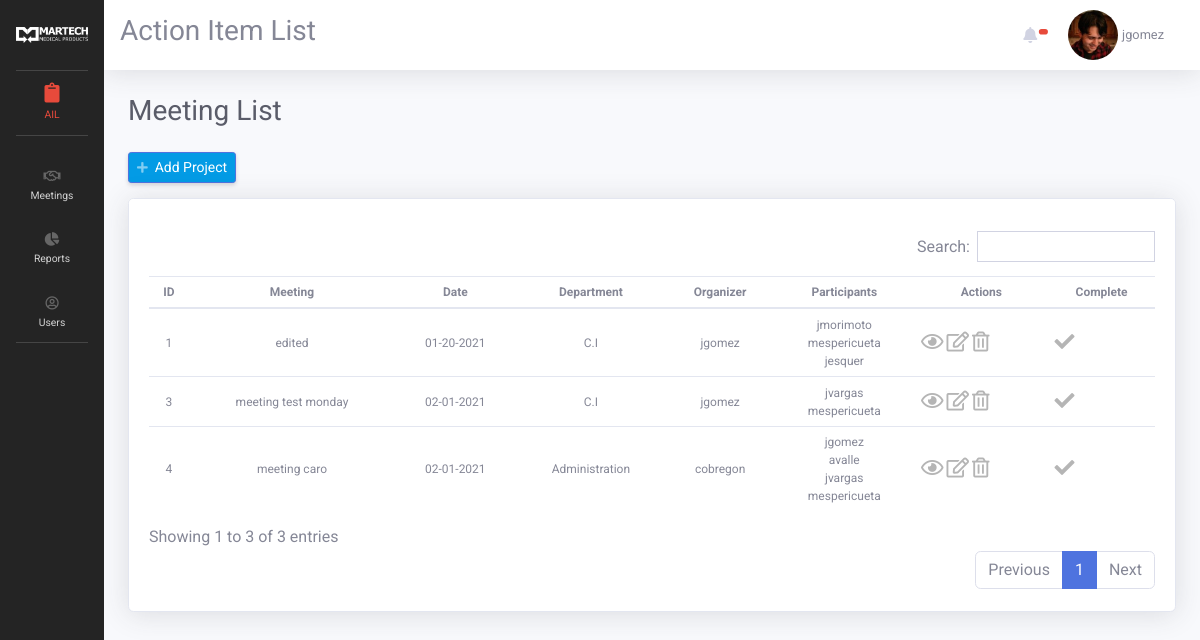
Screenshot of /ailApp/index.php?page=meeting_list (signed in) with the database file from the repository.
### tables this page shows
CREATE TABLE `meetings` (
  `meeting_id` int(11) NOT NULL,
  `meeting_department_id` int(11) NOT NULL,
  `meeting_name` varchar(255) NOT NULL,
  `meeting_date` date NOT NULL,
  `meeting_active` int(1) NOT NULL DEFAULT 1,
  `meeting_complete` int(1) NOT NULL,
  `meeting_user_id` int(11) NOT NULL
);

CREATE TABLE `departments` (
  `department_id` int(11) NOT NULL,
  `department_name` varchar(255) NOT NULL,
  `department_active` int(1) NOT NULL DEFAULT 1
);

CREATE TABLE `users` (
  `user_id` int(11) NOT NULL COMMENT 'auto incrementing user_id of each user, unique index',
  `user_name` varchar(64) NOT NULL COMMENT 'user''s name, unique',
  `user_password_hash` varchar(255) NOT NULL COMMENT 'user''s password in salted and hashed format',
  `user_email` varchar(64) NOT NULL COMMENT 'user''s email, unique',
  `user_first_name` varchar(255) DEFAULT NULL,
  `user_last_name` varchar(255) DEFAULT NULL,
  `user_employee_number` varchar(255) DEFAULT NULL,
  `user_department` int(11) NOT NULL,
  `user_date` datetime DEFAULT NULL,
  `user_last_update` timestamp NOT NULL DEFAULT current_timestamp() ON UPDATE current_timestamp(),
  `user_phone` varchar(25) DEFAULT NULL,
  `user_areacode` varchar(5) DEFAULT NULL,
  `user_level` int(1) NOT NULL DEFAULT 0,
  `user_image` varchar(255) NOT NULL DEFAULT 'uploads/user_img/noimage.png',
  `user_locked` int(1) NOT NULL DEFAULT 0,
  `user_suspend` int(1) NOT NULL DEFAULT 0,
  `user_active` int(1) NOT NULL DEFAULT 1
);

CREATE TABLE `meeting_attendees` (
  `meeting_attendee_id` int(11) NOT NULL,
  `m_a_meeting_id` int(11) NOT NULL,
  `meeting_user_id` int(11) NOT NULL
);

### ailApp/views/pages/meetings/meeting_list.php (the view, shortened to what this page needs)
<h1 class="h3 mb-4 text-gray-800">Meeting List</h1>
<div style="margin-bottom:15px;">
    <a  href="index.php?page=meeting_add" id="add-newuser" class="d-none d-sm-inline-block btn btn-sm btn-primary shadow-sm" ><i class="fas fa-plus fa-sm text-white-50"></i>&nbsp;&nbsp;Add Project</a>
</div>
<div class="card shadow mb-4">
    <div class="card-header py-3">
    </div>
        <div class="card-body">
            <div style="margin-top:-20px;" class="table-responsive">
            <table  style="font-size: 14px; vertical-align:middle; " class="table  order-column " id="dataTableExcel" width="100%" cellspacing="0">
                <thead style="text-align:center;">
                <tr>
                    <th>ID</th>
                    <th>Meeting</th>
                    <th>Date</th>
                    <th>Department</th>
                    <th>Organizer</th>
                    <th>Participants</th>
                    <th>Actions</th>
                    <th>Complete</th>
                </tr>
                </thead>
                <tbody>
                    <?php
                    if($_SESSION['quatroapp_user_level'] >= 1)
                    {
                        $query = "SELECT * FROM meetings
                        LEFT JOIN departments ON meetings.meeting_department_id = departments.department_id
                        LEFT JOIN users as owner ON meetings.meeting_user_id = owner.user_id
                        WHERE meeting_active = 1 ";
                    }
                    $result = mysqli_query($connection, $query);
                    while($row = mysqli_fetch_array($result)):
                    ?>
                        <tr>
                            <td style="text-align: center;"><?php echo $row['meeting_id'];  ?></td>
                            <td style="text-align: center;"><?php echo $row['meeting_name'];  ?></td>
                            <td style="text-align: center;"><?php echo date('m-d-Y', strtotime($row['meeting_date']));  ?></td>
                            <td style="text-align: center;"><?php echo $row['department_name'];  ?></td>
                            <td style="text-align: center;"><?php echo $row['user_name'];  ?></td>
                            <td style="text-align: center;">
                                <?php
                                    $participants = "SELECT * FROM meeting_attendees
                                    LEFT JOIN users ON meeting_attendees.meeting_user_id = users.user_id
                                    WHERE m_a_meeting_id = {$row['meeting_id']}";
                                    $run_participants = mysqli_query($connection, $participants);
                                    while($row_participants = mysqli_fetch_array($run_participants)):
                                ?>
                                    <?php echo $row_participants['user_name']; ?><br>
                                <?php
                                    endwhile;
                                ?>
                            </td>
                            <td>
                                <a href='index.php?page=meeting_view&meeting_id=<?php echo $row['meeting_id']?>'  class=''  data-cat-name='{$row['user_name']}' data-cat-id='{$row['user_id']}'><i data-toggle='tooltip' data-placement='left' title='View Meeting' style='font-size: 20px; color:#b5b5b5' class='far fa-eye options'></i></a>
                                <a href='index.php?page=meeting_edit&meeting_id=<?php echo $row['meeting_id']?>'  class=''  data-cat-name='{$row['user_name']}' data-cat-id='{$row['user_id']}'><i data-toggle='tooltip' data-placement='left' title='Edit Meeting' style='font-size: 20px; color:#b5b5b5' class='far fa-edit options'></i></a>
                                <a href='index.php?page=meeting_delete&meeting_id=<?php echo $row['meeting_id']?>'  class=''  data-cat-name='{$row['user_name']}' data-cat-id='{$row['user_id']}'><i data-toggle='tooltip' data-placement='left' title='Delete Meeting' style='font-size: 20px; color:#b5b5b5' class='far fa-trash-alt options'></i></a>
                            </td>
                            <td>
                                <a href='index.php?page=meeting_complete&meeting_id=<?php echo $row['meeting_id']?>'  class=''  data-cat-name='{$row['user_name']}' data-cat-id='{$row['user_id']}'><i data-toggle='tooltip' data-placement='left' title='Mark as completed' style='font-size: 20px; color:#b5b5b5' class='fas fa-check options2'></i></a>
                            </td>
                        </tr>
                    <?php endwhile; ?>
                </tbody>
            </table>
        </div>
    </div>
</div>

### ailApp/views/includes/header.php (style rules this page uses)
body { font-family: 'Roboto', sans-serif; }
tr { font-size: 12px; }
.btn-primary { background-color: #039be5; }
.table-responsive { width: 100%; }
.card-header { background-color: #fff; border-bottom: #fff; }
td { vertical-align: middle; }
.odd { vertical-align: middle; }
.even { vertical-align: middle; }

### rows the page displays
meetings: meeting_id "1", meeting_name "edited", meeting_date "01-20-2021", departments.department_name "C.I", users.user_name "jgomez"
meeting_attendees: users.user_name "jmorimoto"
meeting_attendees: users.user_name "mespericueta"
meeting_attendees: users.user_name "jesquer"
meetings: meeting_id "3", meeting_name "meeting test monday", meeting_date "02-01-2021", departments.department_name "C.I", users.user_name "jgomez"
meeting_attendees: users.user_name "jvargas"
meeting_attendees: users.user_name "mespericueta"
meetings: meeting_id "4", meeting_name "meeting caro", meeting_date "02-01-2021", departments.department_name "Administration", users.user_name "cobregon"
meeting_attendees: users.user_name "jgomez"
meeting_attendees: users.user_name "avalle"
meeting_attendees: users.user_name "jvargas"
meeting_attendees: users.user_name "mespericueta"

### other values shown
$_SESSION['quatroapp_user_name'] "jgomez"
